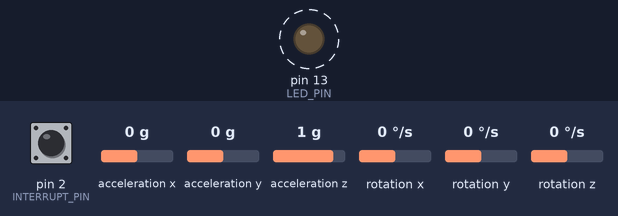
A sketch run on a simulated Arduino Leonardo, built with avr-gcc and run on an emulated ATmega32U4. Shown: output pins drawn as LEDs (lit = HIGH). Dashed ring = blinking. The inputs (shaded band) are chosen by the test bench; at power-on: pin 2 (INTERRUPT_PIN) LOW, acceleration x 0 g, acceleration y 0 g, acceleration z 1 g, rotation x 0 °/s, rotation y 0 °/s, rotation z 0 °/s. The sensor or clock chip raises its interrupt line as the real part does; what the sketch prints to the serial monitor is not drawn.

Above: at 0.7 s.
Timing chart, 0 to 3.5 s (numbered marks = the images above):
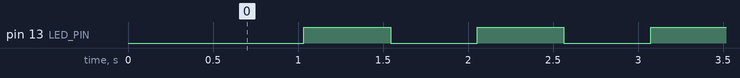

The sketch:

Medidor_de_Altura__acelerometro__1.0.ino
```cpp
// I2C device class (I2Cdev) demonstration Arduino sketch for MPU6050 class using DMP (MotionApps v2.0)
// 6/21/2012 by Jeff Rowberg <jeff@rowberg.net>
// Updates should (hopefully) always be available at https://github.com/jrowberg/i2cdevlib
//
// Changelog:
//      2016-04-18 - Eliminated a potential infinite loop
//      2013-05-08 - added seamless Fastwire support
//                 - added note about gyro calibration
//      2012-06-21 - added note about Arduino 1.0.1 + Leonardo compatibility error
//      2012-06-20 - improved FIFO overflow handling and simplified read process
//      2012-06-19 - completely rearranged DMP initialization code and simplification
//      2012-06-13 - pull gyro and accel data from FIFO packet instead of reading directly
//      2012-06-09 - fix broken FIFO read sequence and change interrupt detection to RISING
//      2012-06-05 - add gravity-compensated initial reference frame acceleration output
//                 - add 3D math helper file to DMP6 example sketch
//                 - add Euler output and Yaw/Pitch/Roll output formats
//      2012-06-04 - remove accel offset clearing for better results (thanks Sungon Lee)
//      2012-06-01 - fixed gyro sensitivity to be 2000 deg/sec instead of 250
//      2012-05-30 - basic DMP initialization working

/* ============================================
I2Cdev device library code is placed under the MIT license
Copyright (c) 2012 Jeff Rowberg

Permission is hereby granted, free of charge, to any person obtaining a copy
of this software and associated documentation files (the "Software"), to deal
in the Software without restriction, including without limitation the rights
to use, copy, modify, merge, publish, distribute, sublicense, and/or sell
copies of the Software, and to permit persons to whom the Software is
furnished to do so, subject to the following conditions:

The above copyright notice and this permission notice shall be included in
all copies or substantial portions of the Software.

THE SOFTWARE IS PROVIDED "AS IS", WITHOUT WARRANTY OF ANY KIND, EXPRESS OR
IMPLIED, INCLUDING BUT NOT LIMITED TO THE WARRANTIES OF MERCHANTABILITY,
FITNESS FOR A PARTICULAR PURPOSE AND NONINFRINGEMENT. IN NO EVENT SHALL THE
AUTHORS OR COPYRIGHT HOLDERS BE LIABLE FOR ANY CLAIM, DAMAGES OR OTHER
LIABILITY, WHETHER IN AN ACTION OF CONTRACT, TORT OR OTHERWISE, ARISING FROM,
OUT OF OR IN CONNECTION WITH THE SOFTWARE OR THE USE OR OTHER DEALINGS IN
THE SOFTWARE.
===============================================
*/

// I2Cdev and MPU6050 must be installed as libraries, or else the .cpp/.h files
// for both classes must be in the include path of your project
#include "I2Cdev.h"
#include <math.h>

#include "MPU6050_6Axis_MotionApps20.h"
//#include "MPU6050.h" // not necessary if using MotionApps include file

// Arduino Wire library is required if I2Cdev I2CDEV_ARDUINO_WIRE implementation
// is used in I2Cdev.h
#if I2CDEV_IMPLEMENTATION == I2CDEV_ARDUINO_WIRE
    #include "Wire.h"
#endif

// class default I2C address is 0x68
// specific I2C addresses may be passed as a parameter here
// AD0 low = 0x68 (default for SparkFun breakout and InvenSense evaluation board)
// AD0 high = 0x69
MPU6050 mpu;
//MPU6050 mpu(0x69); // <-- use for AD0 high

/* =========================================================================
   NOTE: In addition to connection 3.3v, GND, SDA, and SCL, this sketch
   depends on the MPU-6050's INT pin being connected to the Arduino's
   external interrupt #0 pin. On the Arduino Uno and Mega 2560, this is
   digital I/O pin 2.
 * ========================================================================= */

/* =========================================================================
   NOTE: Arduino v1.0.1 with the Leonardo board generates a compile error
   when using Serial.write(buf, len). The Teapot output uses this method.
   The solution requires a modification to the Arduino USBAPI.h file, which
   is fortunately simple, but annoying. This will be fixed in the next IDE
   release. For more info, see these links:

   http://arduino.cc/forum/index.php/topic,109987.0.html
   http://code.google.com/p/arduino/issues/detail?id=958
 * ========================================================================= */


// uncomment "OUTPUT_READABLE_QUATERNION" if you want to see the actual
// quaternion components in a [w, x, y, z] format (not best for parsing
// on a remote host such as Processing or something though)
//#define OUTPUT_READABLE_QUATERNION

// uncomment "OUTPUT_READABLE_EULER" if you want to see Euler angles
// (in degrees) calculated from the quaternions coming from the FIFO.
// Note that Euler angles suffer from gimbal lock (for more info, see
// http://en.wikipedia.org/wiki/Gimbal_lock)
//#define OUTPUT_READABLE_EULER

// uncomment "OUTPUT_READABLE_YAWPITCHROLL" if you want to see the yaw/
// pitch/roll angles (in degrees) calculated from the quaternions coming
// from the FIFO. Note this also requires gravity vector calculations.
// Also note that yaw/pitch/roll angles suffer from gimbal lock (for
// more info, see: http://en.wikipedia.org/wiki/Gimbal_lock)
#define OUTPUT_READABLE_YAWPITCHROLL

// uncomment "OUTPUT_READABLE_REALACCEL" if you want to see acceleration
// components with gravity removed. This acceleration reference frame is
// not compensated for orientation, so +X is always +X according to the
// sensor, just without the effects of gravity. If you want acceleration
// compensated for orientation, us OUTPUT_READABLE_WORLDACCEL instead.
//#define OUTPUT_READABLE_REALACCEL

// uncomment "OUTPUT_READABLE_WORLDACCEL" if you want to see acceleration
// components with gravity removed and adjusted for the world frame of
// reference (yaw is relative to initial orientation, since no magnetometer
// is present in this case). Could be quite handy in some cases.
//#define OUTPUT_READABLE_WORLDACCEL

// uncomment "OUTPUT_TEAPOT" if you want output that matches the
// format used for the InvenSense teapot demo
//#define OUTPUT_TEAPOT


#define INTERRUPT_PIN 2  // use pin 2 on Arduino Uno & most boards
#define LED_PIN 13 // (Arduino is 13, Teensy is 11, Teensy++ is 6)
bool blinkState = false;

// MPU control/status vars
bool dmpReady = false;  // set true if DMP init was successful
uint8_t mpuIntStatus;   // holds actual interrupt status byte from MPU
uint8_t devStatus;      // return status after each device operation (0 = success, !0 = error)
uint16_t packetSize;    // expected DMP packet size (default is 42 bytes)
uint16_t fifoCount;     // count of all bytes currently in FIFO
uint8_t fifoBuffer[64]; // FIFO storage buffer

// orientation/motion vars
Quaternion q;           // [w, x, y, z]         quaternion container
VectorInt16 aa;         // [x, y, z]            accel sensor measurements
VectorInt16 aaReal;     // [x, y, z]            gravity-free accel sensor measurements
VectorInt16 aaWorld;    // [x, y, z]            world-frame accel sensor measurements
VectorFloat gravity;    // [x, y, z]            gravity vector
float euler[3];         // [psi, theta, phi]    Euler angle container
float ypr[3];           // [yaw, pitch, roll]   yaw/pitch/roll container and gravity vector
float brazo = 115;
float height = 85.9;
float heightv, altura, alturaant=0, opuesto, accu;
float angulo;
int estable, chequeo;

// packet structure for InvenSense teapot demo
uint8_t teapotPacket[14] = { '$', 0x02, 0,0, 0,0, 0,0, 0,0, 0x00, 0x00, '\r', '\n' };


// ================================================================
// ===               INTERRUPT DETECTION ROUTINE                ===
// ================================================================

volatile bool mpuInterrupt = false;     // indicates whether MPU interrupt pin has gone high
void dmpDataReady() {
    mpuInterrupt = true;

}


// ================================================================
// ===                      INITIAL SETUP                       ===
// ================================================================

void setup() {
    // join I2C bus (I2Cdev library doesn't do this automatically)
    #if I2CDEV_IMPLEMENTATION == I2CDEV_ARDUINO_WIRE
        Wire.begin();
        Wire.setClock(400000); // 400kHz I2C clock. Comment this line if having compilation difficulties
    #elif I2CDEV_IMPLEMENTATION == I2CDEV_BUILTIN_FASTWIRE
        Fastwire::setup(400, true);
    #endif

    // initialize serial communication
    // (115200 chosen because it is required for Teapot Demo output, but it's
    // really up to you depending on your project)
    Serial.begin(115200);
    while (!Serial); // wait for Leonardo enumeration, others continue immediately

    // NOTE: 8MHz or slower host processors, like the Teensy @ 3.3V or Arduino
    // Pro Mini running at 3.3V, cannot handle this baud rate reliably due to
    // the baud timing being too misaligned with processor ticks. You must use
    // 38400 or slower in these cases, or use some kind of external separate
    // crystal solution for the UART timer.

    // initialize device
    Serial.println(F("Initializing I2C devices..."));
    mpu.initialize();
    pinMode(INTERRUPT_PIN, INPUT);

    // verify connection
    Serial.println(F("Testing device connections..."));
    Serial.println(mpu.testConnection() ? F("MPU6050 connection successful") : F("MPU6050 connection failed"));

    // wait for ready
   // Serial.println(F("\nSend any character to begin DMP programming and demo: "));
  //  while (Serial.available() && Serial.read()); // empty buffer
   // while (!Serial.available());                 // wait for data
  //  while (Serial.available() && Serial.read()); // empty buffer again

    // load and configure the DMP
    Serial.println(F("Initializing DMP..."));
    devStatus = mpu.dmpInitialize();

    // supply your own gyro offsets here, scaled for min sensitivity
    mpu.setXGyroOffset(240);
    mpu.setYGyroOffset(29);
    mpu.setZGyroOffset(-44);
    mpu.setZAccelOffset(777); // 1688 factory default for my test chip

    // make sure it worked (returns 0 if so)
    if (devStatus == 0) {
        // turn on the DMP, now that it's ready
        Serial.println(F("Enabling DMP..."));
        mpu.setDMPEnabled(true);

        // enable Arduino interrupt detection
        Serial.print(F("Enabling interrupt detection (Arduino external interrupt "));
        Serial.print(digitalPinToInterrupt(INTERRUPT_PIN));
        Serial.println(F(")..."));
        attachInterrupt(digitalPinToInterrupt(INTERRUPT_PIN), dmpDataReady, RISING);
        mpuIntStatus = mpu.getIntStatus();

        // set our DMP Ready flag so the main loop() function knows it's okay to use it
        Serial.println(F("DMP ready! Waiting for first interrupt..."));
        dmpReady = true;

        // get expected DMP packet size for later comparison
        packetSize = mpu.dmpGetFIFOPacketSize();
    } else {
        // ERROR!
        // 1 = initial memory load failed
        // 2 = DMP configuration updates failed
        // (if it's going to break, usually the code will be 1)
        Serial.print(F("DMP Initialization failed (code "));
        Serial.print(devStatus);
        Serial.println(F(")"));
    }

    // configure LED for output
    pinMode(LED_PIN, OUTPUT);
}


// ================================================================
// ===                    MAIN PROGRAM LOOP                     ===
// ================================================================

void loop() {

    // if programming failed, don't try to do anything
    if (!dmpReady) return;

    // wait for MPU interrupt or extra packet(s) available
   while (!mpuInterrupt && fifoCount < packetSize) {
        if (mpuInterrupt && fifoCount < packetSize) {
          // try to get out of the infinite loop
          fifoCount = mpu.getFIFOCount();
        }
        // other program behavior stuff here
        // .
        // .
        // .
        // if you are really paranoid you can frequently test in between other
        // stuff to see if mpuInterrupt is true, and if so, "break;" from the
        // while() loop to immediately process the MPU data
        // .
        // .
        // .
    }

    // reset interrupt flag and get INT_STATUS byte
    mpuInterrupt = false;
    mpuIntStatus = mpu.getIntStatus();

    // get current FIFO count
    fifoCount = mpu.getFIFOCount();

    // check for overflow (this should never happen unless our code is too inefficient)
    if ((mpuIntStatus & _BV(MPU6050_INTERRUPT_FIFO_OFLOW_BIT)) || fifoCount >= 1024) {
        // reset so we can continue cleanly
        mpu.resetFIFO();
        fifoCount = mpu.getFIFOCount();
       // Serial.println(F("FIFO overflow!"));

    // otherwise, check for DMP data ready interrupt (this should happen frequently)
    } else if (mpuIntStatus & _BV(MPU6050_INTERRUPT_DMP_INT_BIT)) {
        // wait for correct available data length, should be a VERY short wait
        while (fifoCount < packetSize) fifoCount = mpu.getFIFOCount();

        // read a packet from FIFO
        mpu.getFIFOBytes(fifoBuffer, packetSize);

        // track FIFO count here in case there is > 1 packet available
        // (this lets us immediately read more without waiting for an interrupt)
        fifoCount -= packetSize;

        #ifdef OUTPUT_READABLE_QUATERNION
            // display quaternion values in easy matrix form: w x y z
            mpu.dmpGetQuaternion(&q, fifoBuffer);
            Serial.print("quat\t");
            Serial.print(q.w);
            Serial.print("\t");
            Serial.print(q.x);
            Serial.print("\t");
            Serial.print(q.y);
            Serial.print("\t");
            Serial.println(q.z);
        #endif

        #ifdef OUTPUT_READABLE_EULER
            // display Euler angles in degrees
            mpu.dmpGetQuaternion(&q, fifoBuffer);
            mpu.dmpGetEuler(euler, &q);
            Serial.print("euler\t");
            Serial.print(euler[0] * 180/M_PI);
            Serial.print("\t");
            Serial.print(euler[1] * 180/M_PI);
            Serial.print("\t");
            Serial.println(euler[2] * 180/M_PI);
        #endif

        #ifdef OUTPUT_READABLE_YAWPITCHROLL
            // display Euler angles in degrees
            mpu.dmpGetQuaternion(&q, fifoBuffer);
            mpu.dmpGetGravity(&gravity, &q);
            mpu.dmpGetYawPitchRoll(ypr, &q, &gravity);
            angulo = - ( ypr[1] * 180/M_PI);
            altura = -((- sin (ypr[1]) * brazo)-height);
         // opuesto = (- sin (ypr[1]) * brazo);
         // altura = -( opuesto - alturaant);
         // altura = round (altura);
         // alturaant = opuesto;
         // accu = accu + altura;
         //   Serial.print(angulo);
         //   Serial.print("\t");
       //if (altura == 0 && chequeo == 0){
         //   estable++;
        //
         //}
      // if (estable == 5){
        //   chequeo = 1;
            Serial.print(altura);
            Serial.println ("\t");
          //  Serial.print (accu);
          //  Serial.println("\t");
            delay (500);
         //}

        #endif

        #ifdef OUTPUT_READABLE_REALACCEL
            // display real acceleration, adjusted to remove gravity
            mpu.dmpGetQuaternion(&q, fifoBuffer);
            mpu.dmpGetAccel(&aa, fifoBuffer);
            mpu.dmpGetGravity(&gravity, &q);
            mpu.dmpGetLinearAccel(&aaReal, &aa, &gravity);
            Serial.print("areal\t");
            Serial.print(aaReal.x);
            Serial.print("\t");
            Serial.print(aaReal.y);
            Serial.print("\t");
            Serial.println(aaReal.z);
        #endif

        #ifdef OUTPUT_READABLE_WORLDACCEL
            // display initial world-frame acceleration, adjusted to remove gravity
            // and rotated based on known orientation from quaternion
            mpu.dmpGetQuaternion(&q, fifoBuffer);
            mpu.dmpGetAccel(&aa, fifoBuffer);
            mpu.dmpGetGravity(&gravity, &q);
            mpu.dmpGetLinearAccel(&aaReal, &aa, &gravity);
            mpu.dmpGetLinearAccelInWorld(&aaWorld, &aaReal, &q);
            Serial.print("aworld\t");
            Serial.print(aaWorld.x);
            Serial.print("\t");
            Serial.print(aaWorld.y);
            Serial.print("\t");
            Serial.println(aaWorld.z);
        #endif

        #ifdef OUTPUT_TEAPOT
            // display quaternion values in InvenSense Teapot demo format:
            teapotPacket[2] = fifoBuffer[0];
            teapotPacket[3] = fifoBuffer[1];
            teapotPacket[4] = fifoBuffer[4];
            teapotPacket[5] = fifoBuffer[5];
            teapotPacket[6] = fifoBuffer[8];
            teapotPacket[7] = fifoBuffer[9];
            teapotPacket[8] = fifoBuffer[12];
            teapotPacket[9] = fifoBuffer[13];
            Serial.write(teapotPacket, 14);
            teapotPacket[11]++; // packetCount, loops at 0xFF on purpose
        #endif

        // blink LED to indicate activity
        blinkState = !blinkState;
        digitalWrite(LED_PIN, blinkState);
    }
}
```

Measured:
- by itself, pin 13 (LED_PIN): alternates HIGH for 0.51 s and LOW for 0.51 s
